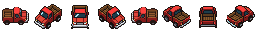
#> input picture art/handoff/cars_v3_pickup_8dir.png, 256 x 32 px
$ python qa_sheet.py handoff/cars_v3_pickup_8dir.png
#> lines starting #> are read from the running program, lines starting #| are printed output that depends on the picture; after the words box and inside, x2 and y2 are one past the last pixel; in counts of white or black regions, pixels touching at a corner belong together
#!/usr/bin/env python3
"""Gate a 1x4 TOP, SIDE, FRONT, BACK sheet against the style-lock quality bar."""
from __future__ import annotations

import sys
from pathlib import Path

import numpy as np
from PIL import Image

WHITE = np.array([250, 250, 250], dtype=np.int16)


def load(path: Path) -> np.ndarray:
    im = Image.open(path).convert("RGB")
    return np.asarray(im)


def mask_fg(rgb: np.ndarray, tol: int = 18) -> np.ndarray:
    return np.any(np.abs(rgb.astype(np.int16) - WHITE) > tol, axis=2)


def split_views(rgb: np.ndarray) -> list[tuple[int, int, int, int]]:
    """Return up to 4 bounding boxes (x0,y0,x1,y1) left-to-right."""
    m = mask_fg(rgb)
    # column occupancy
    cols = m.any(axis=0)
    boxes = []
    in_run = False
    start = 0
    for i, occ in enumerate(cols):
        if occ and not in_run:
            in_run = True
            start = i
        elif not occ and in_run:
            in_run = False
            xs = start
            xe = i
            ys = np.where(m[:, xs:xe].any(axis=1))[0]
            if len(ys) == 0:
                continue
            boxes.append((xs, int(ys[0]), xe, int(ys[-1]) + 1))
    if in_run:
        xs = start
        xe = m.shape[1]
        ys = np.where(m[:, xs:xe].any(axis=1))[0]
        if len(ys):
            boxes.append((xs, int(ys[0]), xe, int(ys[-1]) + 1))
    # If we got more than 4 (speckle), keep the 4 largest
    if len(boxes) > 4:
        boxes = sorted(boxes, key=lambda b: (b[2] - b[0]) * (b[3] - b[1]), reverse=True)[:4]
        boxes = sorted(boxes, key=lambda b: b[0])
    return boxes


def aa_score(rgb: np.ndarray, box) -> float:
    """Fraction of unique edge-adjacent colors that look like anti-aliased blends vs white."""
    x0, y0, x1, y1 = box
    view = rgb[y0:y1, x0:x1]
    m = mask_fg(view, tol=12)
    if m.sum() == 0:
        return 0.0
    # pixels that are neither near-white nor near-ink and sit on the silhouette edge
    ink = np.all(view.astype(np.int16) < 40, axis=2)
    edge = m & ~ink
    # dilate bg and intersect
    from numpy.lib.stride_tricks import sliding_window_view
    # simple: count mid-luma fringe pixels next to white
    luma = view.astype(np.int16).mean(axis=2)
    bg = ~mask_fg(view, tol=18)
    fringe = 0
    mid = 0
    h, w = luma.shape
    for y, x in zip(*np.where(bg)):
        y0_, y1_ = max(0, y - 1), min(h, y + 2)
        x0_, x1_ = max(0, x - 1), min(w, x + 2)
        neigh = ~bg[y0_:y1_, x0_:x1_]
        if neigh.any():
            mid += 1
            if 40 < luma[y, x] < 235:
                fringe += 1
    return fringe / max(mid, 1)


def main() -> int:
    if len(sys.argv) < 2:
        print("usage: qa_sheet.py sheet.png")
        return 2
    path = Path(sys.argv[1])
    rgb = load(path)
#> in load, `im = Image.open(path).convert("RGB")`:
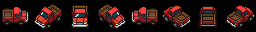
#> im: PIL image 256x32 RGB; mean R, G, B 40.3, 19.3, 16.8
    h, w = rgb.shape[:2]
#> h = 32; w = 256
    print(f"file: {path}")
    print(f"size: {w}x{h}")
#| size: 256x32
    boxes = split_views(rgb)
#> in mask_fg, `return np.any(np.abs(rgb.astype(np.int16) - WHITE) > tol, axis=2)`:
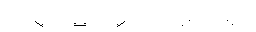
#> returned value: shape (32, 256) bool; 99.5% white; black in thin lines or dots, all inside (x1, y1, x2, y2) = (35, 20, 233, 27)
#> the loop in split_views, `for i, occ in enumerate(cols):` made 256 passes
#> (in_run, start) on pass 1: (True, 0)
#> after the loop in split_views, `for i, occ in enumerate(cols):`: boxes = []; in_run = True; start = 0
#> in split_views, `ys = np.where(m[:, xs:xe].any(axis=1))[0]`: ys = 32 values from 0 to 31
#> boxes = [(0, 0, 256, 32)]
    print(f"views found: {len(boxes)}")
#| views found: 1
    names = ["TOP", "SIDE", "FRONT", "BACK"]
    dims = []
    for i, box in enumerate(boxes):
        x0, y0, x1, y1 = box
        vw, vh = x1 - x0, y1 - y0
        dims.append((vw, vh))
        name = names[i] if i < 4 else f"V{i}"
        aa = aa_score(rgb, box)
        print(f"  {name}: {vw}x{vh} at ({x0},{y0})-({x1},{y1})  edge-fringe={aa:.2f}")
#> this loop made 1 pass
#> (vw, vh, name) on pass 1: (256, 32, 'TOP')
#|   TOP: 256x32 at (0,0)-(256,32)  edge-fringe=0.00
#> pass 1, in aa_score, `ink = np.all(view.astype(np.int16) < 40, axis=2)`:
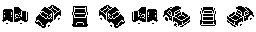
#> ink: shape (32, 256) bool; 75.3% white; 25 black regions (12 under 20 px), largest, box (x1, y1, x2, y2) and area: (35, 5, 61, 28) 276, (99, 5, 125, 28) 276, (163, 6, 190, 27) 246
#> pass 1, in aa_score, `luma = view.astype(np.int16).mean(axis=2)`:
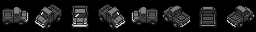
#> luma: shape (32, 256) float64; min 0, max 236, mean 25.5
#> after the loop, dims = [(256, 32)]
    ok = True
    reasons = []
    if len(boxes) != 4:
        ok = False
        reasons.append(f"expected 4 views, found {len(boxes)}")
    if len(boxes) == 4:
        (tw, th), (sw, sh), (fw, fh), (bw, bh) = dims
        def close(a, b, tol=None):
            if tol is None:
                tol = max(3, int(0.04 * max(a, b, 1)))
            return abs(a - b) <= tol
        # TOP length ~ SIDE length (both are the long axis of the car in those views)
        # TOP is typically taller than wide (front down), SIDE is typically wider than tall (front left)
        if not close(th, sw):
            ok = False
            reasons.append(f"TOP length {th} vs SIDE length {sw} mismatch")
        if not close(tw, fw):
            ok = False
            reasons.append(f"TOP width {tw} vs FRONT width {fw} mismatch")
        if not close(tw, bw):
            ok = False
            reasons.append(f"TOP width {tw} vs BACK width {bw} mismatch")
        if not close(sh, fh):
            ok = False
            reasons.append(f"SIDE height {sh} vs FRONT height {fh} mismatch")
        if not close(sh, bh):
            ok = False
            reasons.append(f"SIDE height {sh} vs BACK height {bh} mismatch")
        # aspect expectations (soft)
        if tw >= th:
            reasons.append("WARN: TOP is not taller than wide; nose may not point down")
        if sw <= sh:
            reasons.append("WARN: SIDE is not wider than tall; nose may not point left")
        fringes = [aa_score(rgb, b) for b in boxes]
        if max(fringes) > 0.45:
            ok = False
            reasons.append(f"soft/anti-aliased edges (fringe scores {['%.2f'%f for f in fringes]})")
        elif max(fringes) > 0.25:
            reasons.append(f"WARN: some edge softness (fringe scores {['%.2f'%f for f in fringes]})")
        # layout: 1x4 row means all views share similar y and are left-to-right
        ys = [b[1] for b in boxes]
        if max(ys) - min(ys) > 0.25 * h:
            ok = False
            reasons.append("views are not in a single horizontal row (maybe 2x2)")
    print("PASS" if ok and not any(r.startswith("WARN") and False for r in reasons) else ("PASS WITH WARNINGS" if ok else "FAIL"))
#| FAIL
    for r in reasons:
        print(" -", r)
#> this loop made 1 pass
#> r on pass 1: 'expected 4 views, found 1'
#|  - expected 4 views, found 1
    return 0 if ok else 1


if __name__ == "__main__":
#> (the run stopped early here; a loop or call above may not have finished)

$ run again, on art/handoff/cars_v3_f1_8dir.png
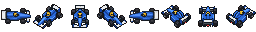
#> input picture art/handoff/cars_v3_f1_8dir.png, 256 x 32 px
#| size: 256x32
#> in mask_fg, `return np.any(np.abs(rgb.astype(np.int16) - WHITE) > tol, axis=2)`:
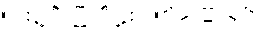
#> returned value: shape (32, 256) bool; 97.6% white; black in thin lines or dots, all inside (x1, y1, x2, y2) = (2, 5, 253, 27)
#> the loop in split_views, `for i, occ in enumerate(cols):` made 256 passes
#> (in_run, start) on pass 1: (True, 0)
#> after the loop in split_views, `for i, occ in enumerate(cols):`: boxes = []; in_run = True; start = 0
#> ys = 32 values from 0 to 31
#> in main, `boxes = split_views(rgb)`: boxes = [(0, 0, 256, 32)]
#| views found: 1
#> the loop in main, `for i, box in enumerate(boxes):` made 1 pass
#> (vw, vh, name) on pass 1: (256, 32, 'TOP')
#> (printed output is left out)
#> pass 1, in aa_score, `luma = view.astype(np.int16).mean(axis=2)`:
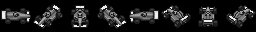
#> luma: shape (32, 256) float64; min 0, max 239, mean 26.7
#> after the loop in main, `for i, box in enumerate(boxes):`: dims = [(256, 32)]
#| FAIL
#> the loop in main, `for r in reasons:` made 1 pass
#> r on pass 1: 'expected 4 views, found 1'
#> (printed output is left out)
